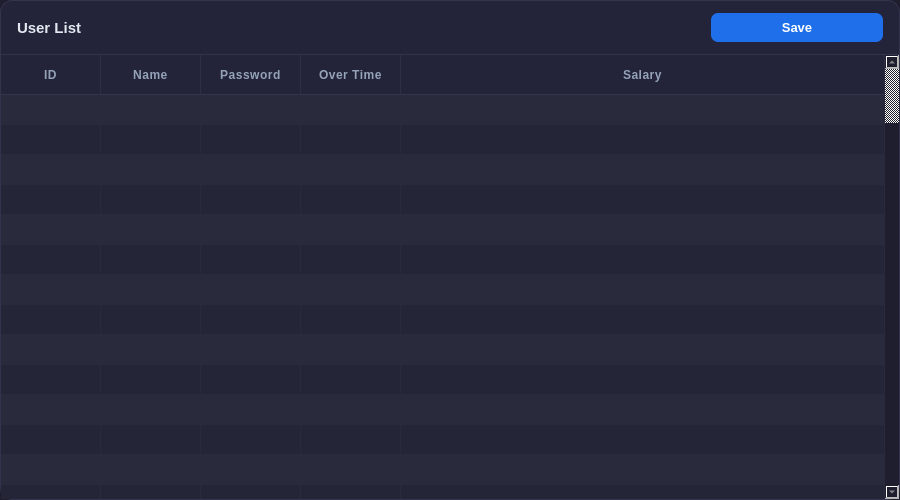
<?xml version="1.0" encoding="UTF-8"?>
<ui version="4.0">
 <class>user_root</class>
 <widget class="QWidget" name="user_root">
  <property name="enabled">
   <bool>false</bool>
  </property>
  <property name="geometry">
   <rect>
    <x>0</x>
    <y>0</y>
    <width>900</width>
    <height>500</height>
   </rect>
  </property>
  <property name="maximumSize">
   <size>
    <width>900</width>
    <height>600</height>
   </size>
  </property>
  <property name="windowTitle">
   <string>Form</string>
  </property>
  <property name="styleSheet">
   <string notr="true">background-color: #1e1e2f;</string>
  </property>
  <layout class="QHBoxLayout" name="horizontalLayout">
   <property name="spacing">
    <number>0</number>
   </property>
   <property name="leftMargin">
    <number>0</number>
   </property>
   <property name="topMargin">
    <number>0</number>
   </property>
   <property name="rightMargin">
    <number>0</number>
   </property>
   <property name="bottomMargin">
    <number>0</number>
   </property>
   <item>
    <widget class="QFrame" name="frame">
     <property name="minimumSize">
      <size>
       <width>0</width>
       <height>200</height>
      </size>
     </property>
     <property name="styleSheet">
      <string notr="true">
QFrame#frame {
    background-color: #2a2a3d;
    border-radius: 12px;
    border: 1px solid #33334d;
}
</string>
     </property>
     <property name="frameShape">
      <enum>QFrame::StyledPanel</enum>
     </property>
     <property name="frameShadow">
      <enum>QFrame::Raised</enum>
     </property>
     <layout class="QHBoxLayout" name="horizontalLayout_4">
      <property name="leftMargin">
       <number>0</number>
      </property>
      <property name="topMargin">
       <number>0</number>
      </property>
      <property name="rightMargin">
       <number>0</number>
      </property>
      <property name="bottomMargin">
       <number>0</number>
      </property>
      <item>
       <layout class="QVBoxLayout" name="verticalLayout">
        <property name="spacing">
         <number>0</number>
        </property>
        <item>
         <widget class="QFrame" name="frame_2">
          <property name="styleSheet">
           <string notr="true">
QFrame#frame_2 {
    background-color: #23233a;
    border-radius: 0px;
    border-top-left-radius: 12px;
    border-top-right-radius: 12px;
    border-bottom: 1px solid #33334d;
}
</string>
          </property>
          <property name="frameShape">
           <enum>QFrame::StyledPanel</enum>
          </property>
          <property name="frameShadow">
           <enum>QFrame::Raised</enum>
          </property>
          <layout class="QHBoxLayout" name="horizontalLayout_3">
           <property name="leftMargin">
            <number>16</number>
           </property>
           <property name="topMargin">
            <number>12</number>
           </property>
           <property name="rightMargin">
            <number>16</number>
           </property>
           <property name="bottomMargin">
            <number>12</number>
           </property>
           <item>
            <layout class="QHBoxLayout" name="horizontalLayout_2" stretch="2,2,1">
             <item>
              <widget class="QLabel" name="users_label">
               <property name="styleSheet">
                <string notr="true">
color: #e2e8f0;
font-size: 15px;
font-weight: 700;
border: none;
background-color: transparent;
</string>
               </property>
               <property name="text">
                <string>User List</string>
               </property>
              </widget>
             </item>
             <item>
              <spacer name="horizontalSpacer">
               <property name="orientation">
                <enum>Qt::Horizontal</enum>
               </property>
               <property name="sizeHint" stdset="0">
                <size>
                 <width>598</width>
                 <height>20</height>
                </size>
               </property>
              </spacer>
             </item>
             <item>
              <widget class="QPushButton" name="Save_button">
               <property name="styleSheet">
                <string notr="true">
QPushButton {
    background-color: #1f6fea;
    color: white;
    border: none;
    border-radius: 7px;
    padding: 7px 18px;
    font-size: 13px;
    font-weight: 600;
    min-width: 70px;
}

QPushButton:hover {
    background-color: #4da3ff;
    color: white;
}

QPushButton:pressed {
    background-color: #1558c0;
}
</string>
               </property>
               <property name="text">
                <string>Save</string>
               </property>
              </widget>
             </item>
            </layout>
           </item>
          </layout>
         </widget>
        </item>
        <item>
         <widget class="QTableWidget" name="tableWidget">
          <property name="enabled">
           <bool>false</bool>
          </property>
          <property name="font">
           <font>
            <pointsize>-1</pointsize>
            <stylestrategy>PreferAntialias</stylestrategy>
           </font>
          </property>
          <property name="layoutDirection">
           <enum>Qt::LeftToRight</enum>
          </property>
          <property name="autoFillBackground">
           <bool>true</bool>
          </property>
          <property name="styleSheet">
           <string notr="true">
/* ── Table body ── */
QTableWidget {
    background-color: transparent;
    alternate-background-color: #252538;
    color: white;
    border: none;
    border-radius: 0px;
    gridline-color: transparent;
    selection-background-color: #1f6fea;
    selection-color: white;
    font-size: 13px;
    outline: none;
}

QTableWidget::item {
    padding: 6px 10px;
    border: none;
    color: #cbd5e1;
}

QTableWidget::item:selected {
    background-color: #1f6fea;
    color: white;
}

QTableWidget::item:hover {
    background-color: #33334d;
    color: #e2e8f0;
}

/* ── Horizontal header ── */
QHeaderView::section {
    background-color: #23233a;
    color: #94a3b8;
    font-size: 12px;
    font-weight: 700;
    letter-spacing: 0.5px;
    text-transform: uppercase;
    padding: 8px 10px;
    border: none;
    border-bottom: 1px solid #33334d;
    border-right: 1px solid #2e2e47;
}

QHeaderView::section:hover {
    background-color: #2a2a3d;
    color: #e2e8f0;
}

QHeaderView::section:checked {
    background-color: #1f6fea;
    color: white;
}

QHeaderView {
    background-color: #23233a;
    border: none;
}

/* ── Scrollbars ── */
QScrollBar:vertical {
    background-color: #1e1e2f;
    width: 8px;
    border-radius: 4px;
    margin: 0px;
}

QScrollBar::handle:vertical {
    background-color: #3a3a55;
    border-radius: 4px;
    min-height: 30px;
}

QScrollBar::handle:vertical:hover {
    background-color: #4da3ff;
}

QScrollBar::add-line:vertical,
QScrollBar::sub-line:vertical {
    height: 0px;
}

QScrollBar:horizontal {
    background-color: #1e1e2f;
    height: 8px;
    border-radius: 4px;
    margin: 0px;
}

QScrollBar::handle:horizontal {
    background-color: #3a3a55;
    border-radius: 4px;
    min-width: 30px;
}

QScrollBar::handle:horizontal:hover {
    background-color: #4da3ff;
}

QScrollBar::add-line:horizontal,
QScrollBar::sub-line:horizontal {
    width: 0px;
}

/* ── Corner widget ── */
QTableCornerButton::section {
    background-color: #23233a;
    border: none;
}

</string>
          </property>
          <property name="frameShadow">
           <enum>QFrame::Sunken</enum>
          </property>
          <property name="lineWidth">
           <number>1</number>
          </property>
          <property name="verticalScrollBarPolicy">
           <enum>Qt::ScrollBarAlwaysOn</enum>
          </property>
          <property name="sizeAdjustPolicy">
           <enum>QAbstractScrollArea::AdjustIgnored</enum>
          </property>
          <property name="autoScroll">
           <bool>true</bool>
          </property>
          <property name="autoScrollMargin">
           <number>28</number>
          </property>
          <property name="editTriggers">
           <set>QAbstractItemView::NoEditTriggers</set>
          </property>
          <property name="dragEnabled">
           <bool>true</bool>
          </property>
          <property name="dragDropOverwriteMode">
           <bool>false</bool>
          </property>
          <property name="alternatingRowColors">
           <bool>true</bool>
          </property>
          <property name="selectionBehavior">
           <enum>QAbstractItemView::SelectRows</enum>
          </property>
          <property name="textElideMode">
           <enum>Qt::ElideMiddle</enum>
          </property>
          <property name="showGrid">
           <bool>true</bool>
          </property>
          <property name="gridStyle">
           <enum>Qt::NoPen</enum>
          </property>
          <property name="sortingEnabled">
           <bool>true</bool>
          </property>
          <property name="wordWrap">
           <bool>true</bool>
          </property>
          <property name="cornerButtonEnabled">
           <bool>false</bool>
          </property>
          <property name="rowCount">
           <number>100</number>
          </property>
          <property name="columnCount">
           <number>5</number>
          </property>
          <attribute name="horizontalHeaderVisible">
           <bool>true</bool>
          </attribute>
          <attribute name="horizontalHeaderCascadingSectionResizes">
           <bool>true</bool>
          </attribute>
          <attribute name="horizontalHeaderMinimumSectionSize">
           <number>100</number>
          </attribute>
          <attribute name="horizontalHeaderDefaultSectionSize">
           <number>100</number>
          </attribute>
          <attribute name="horizontalHeaderHighlightSections">
           <bool>true</bool>
          </attribute>
          <attribute name="horizontalHeaderShowSortIndicator" stdset="0">
           <bool>true</bool>
          </attribute>
          <attribute name="horizontalHeaderStretchLastSection">
           <bool>true</bool>
          </attribute>
          <attribute name="verticalHeaderVisible">
           <bool>false</bool>
          </attribute>
          <attribute name="verticalHeaderCascadingSectionResizes">
           <bool>true</bool>
          </attribute>
          <attribute name="verticalHeaderHighlightSections">
           <bool>true</bool>
          </attribute>
          <attribute name="verticalHeaderShowSortIndicator" stdset="0">
           <bool>true</bool>
          </attribute>
          <attribute name="verticalHeaderStretchLastSection">
           <bool>false</bool>
          </attribute>
          <row/>
          <row/>
          <row/>
          <row/>
          <row/>
          <row/>
          <row/>
          <row/>
          <row/>
          <row/>
          <row/>
          <row/>
          <row/>
          <row/>
          <row/>
          <row/>
          <row/>
          <row/>
          <row/>
          <row/>
          <row/>
          <row/>
          <row/>
          <row/>
          <row/>
          <row/>
          <row/>
          <row/>
          <row/>
          <row/>
          <row/>
          <row/>
          <row/>
          <row/>
          <row/>
          <row/>
          <row/>
          <row/>
          <row/>
          <row/>
          <row/>
          <row/>
          <row/>
          <row/>
          <row/>
          <row/>
          <row/>
          <row/>
          <row/>
          <row/>
          <row/>
          <row/>
          <row/>
          <row/>
          <row/>
          <row/>
          <row/>
          <row/>
          <row/>
          <row/>
          <row/>
          <row/>
          <row/>
          <row/>
          <row/>
          <row/>
          <row/>
          <row/>
          <row/>
          <row/>
          <row/>
          <row/>
          <row/>
          <row/>
          <row/>
          <row/>
          <row/>
          <row/>
          <row/>
          <row/>
          <row/>
          <row/>
          <row/>
          <row/>
          <row/>
          <row/>
          <row/>
          <row/>
          <row/>
          <row/>
          <row/>
          <row/>
          <row/>
          <row/>
          <row/>
          <row/>
          <row/>
          <row/>
          <row/>
          <row/>
          <column>
           <property name="text">
            <string>ID</string>
           </property>
           <property name="font">
            <font>
             <pointsize>12</pointsize>
             <bold>true</bold>
            </font>
           </property>
          </column>
          <column>
           <property name="text">
            <string>Name</string>
           </property>
           <property name="font">
            <font>
             <pointsize>12</pointsize>
             <bold>true</bold>
            </font>
           </property>
          </column>
          <column>
           <property name="text">
            <string>Password</string>
           </property>
           <property name="font">
            <font>
             <pointsize>12</pointsize>
             <bold>true</bold>
            </font>
           </property>
          </column>
          <column>
           <property name="text">
            <string>Over Time</string>
           </property>
           <property name="font">
            <font>
             <pointsize>12</pointsize>
             <bold>true</bold>
            </font>
           </property>
          </column>
          <column>
           <property name="text">
            <string>Salary</string>
           </property>
           <property name="font">
            <font>
             <pointsize>12</pointsize>
             <bold>true</bold>
            </font>
           </property>
          </column>
         </widget>
        </item>
       </layout>
      </item>
     </layout>
    </widget>
   </item>
  </layout>
 </widget>
 <resources/>
 <connections/>
</ui>
